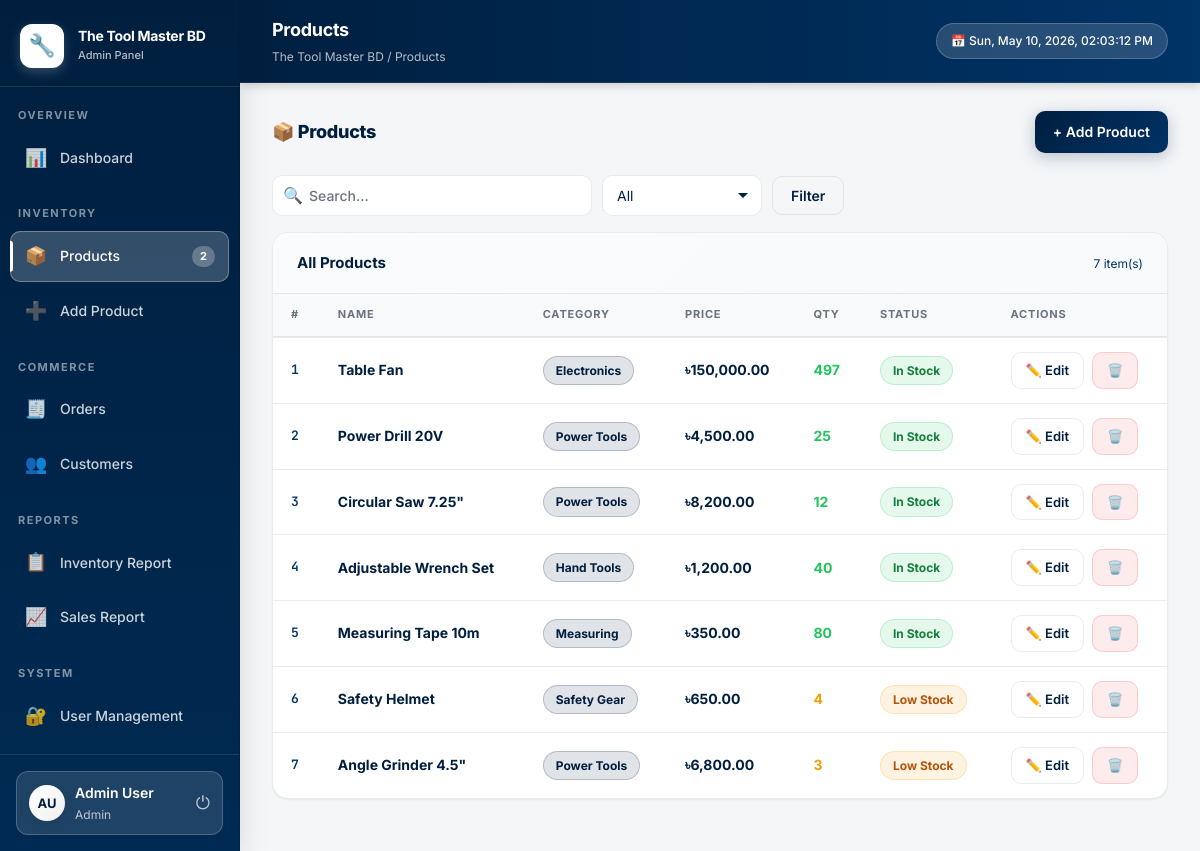
Page /products.php (signed in) on the earlier database version.
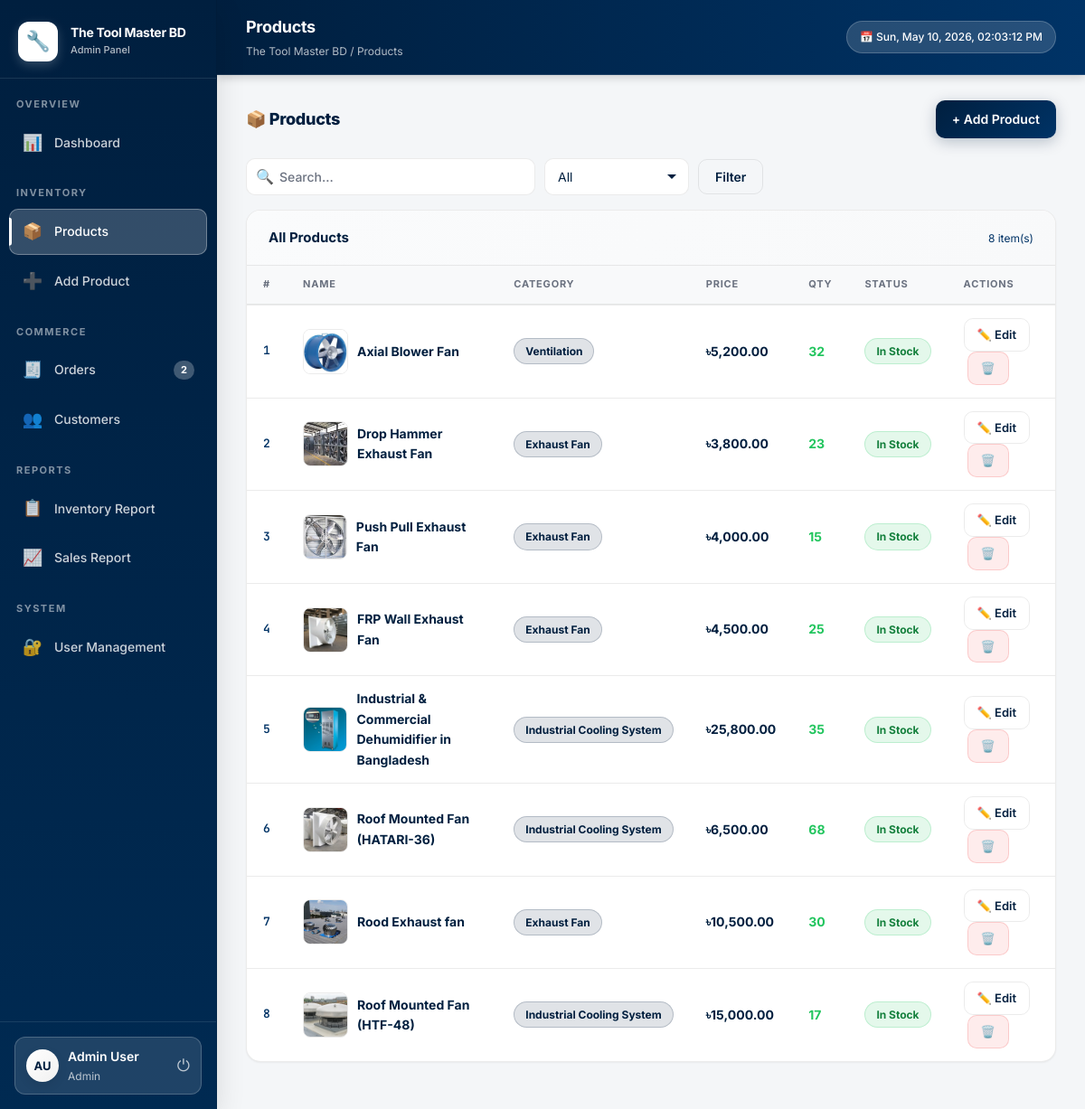
Same page on the later database version.
### tables this page shows
CREATE TABLE `products` (
  `id` int(11) NOT NULL,
  `name` varchar(200) NOT NULL,
  `category` varchar(100) DEFAULT NULL,
  `price` decimal(12,2) NOT NULL DEFAULT 0.00,
  `min_qty` int(11) NOT NULL DEFAULT 5,
  `supplier` varchar(150) DEFAULT NULL,
  `description` text DEFAULT NULL,
  `created_at` timestamp NOT NULL DEFAULT current_timestamp(),
  `image_url` varchar(255) DEFAULT NULL,
  `stock` int(11) DEFAULT 0,
  `quantity` int(11) DEFAULT 0
);

### products.php (the view, shortened to what this page needs)
<?php
$page_title='Products'; $active_nav='products';
require 'layout.php';
$search=trim($_GET['search']??''); $filter=$_GET['filter']??'all';
$where="WHERE 1=1"; $params=[]; $types="";
$stmt=$conn->prepare("SELECT * FROM products $where ORDER BY created_at DESC");
$stmt->execute(); $products=$stmt->get_result();
?>
<div class="page-header"><h2>📦 Products</h2><a href="add_product.php" class="btn btn-primary">+ Add Product</a></div>
<div class="search-row">
  <form method="GET" style="display:flex;gap:10px;flex:1;align-items:center">
    <div class="search-input-wrap"><span class="search-icon">🔍</span><input type="text" name="search" placeholder="Search…" value="<?=htmlspecialchars($search)?>"/></div>
    <select name="filter" style="width:160px">
      <option value="all" <?=$filter==='all'?'selected':''?>>All</option>
    </select>
    <button type="submit" class="btn btn-ghost">Filter</button>
  </form>
</div>
<div class="card">
  <div class="card-header"><h3>All Products</h3><span class="text-muted text-sm"><?=$products->num_rows?> item(s)</span></div>
  <div class="tbl-wrap"><table>
    <thead><tr><th>#</th><th>Name</th><th>Category</th><th>Price</th><th>Qty</th><th>Status</th><th>Actions</th></tr></thead>
    <tbody>
    <?php if($products->num_rows>0):$i=1; while($p=$products->fetch_assoc()):
      $st=$p['quantity']==0?['Out of Stock','b-red']:($p['quantity']<=$p['min_qty']?['Low Stock','b-amber']:['In Stock','b-green']);
    ?>
    <tr>
      <td class="td-id"><?=$i++?></td>
      <td>
        <div style="display:flex;align-items:center;gap:10px">
          <?php if($p['image_url']):?><img src="<?=htmlspecialchars($p['image_url'])?>" alt="<?=htmlspecialchars($p['name'])?>" style="width:50px;height:50px;object-fit:cover;border-radius:8px;border:1px solid var(--border);" /><?php endif;?>
          <strong><?=htmlspecialchars($p['name'])?></strong>
        </div>
      </td>
      <td><span class="badge b-orange"><?=htmlspecialchars($p['category']??'—')?></span></td>
      <td><strong>৳<?=number_format((float)$p['price'],2)?></strong></td>
      <td style="font-weight:700;color:<?=$p['quantity']==0?'var(--red)':($p['quantity']<=$p['min_qty']?'var(--amber)':'var(--green)')?>"><?=$p['quantity']?></td>
      <td><span class="badge <?=$st[1]?>"><?=$st[0]?></span></td>
      <td>
        <a href="products.php?edit=<?=$p['id']?>" class="btn btn-sm btn-ghost">✏️ Edit</a>
        <a href="products.php?delete=<?=$p['id']?>" class="btn btn-sm btn-danger" onclick="return confirm('Delete?')" style="margin-left:4px">🗑️</a>
      </td>
    </tr>
    <?php endwhile; else:?><tr><td colspan="7" class="empty-state"><div class="ei">📦</div>No products found</td></tr><?php endif;?>
    </tbody>
  </table></div>
</div>
  </div></div></div>
</body></html>

### layout.php (shortened to what this page needs)
<?php
require_once (isset($base_path) ? $base_path : '') . 'db.php';
$page_title = $page_title ?? 'Dashboard';
$active_nav = $active_nav ?? '';
$user_name  = $_SESSION['user_name'] ?? 'Admin';
$user_role  = $_SESSION['user_role'] ?? 'admin';
$parts    = explode(' ', trim($user_name));
$initials = strtoupper(substr($parts[0],0,1)) . (isset($parts[1]) ? strtoupper(substr($parts[1],0,1)) : '');
$low_stock      = (int)$conn->query("SELECT COUNT(*) AS c FROM products WHERE quantity <= min_qty")->fetch_assoc()['c'];
$pending_orders = (int)$conn->query("SELECT COUNT(*) AS c FROM orders WHERE status='pending'")->fetch_assoc()['c'];
?>
<!DOCTYPE html><html lang="en"><head>
<link rel="stylesheet" href="<?php echo isset($base_path) ? $base_path : ''; ?>includes/style.css"/>
</head><body>
<div class="layout">
  <aside class="sidebar">
    <div class="sidebar-logo">
      <div class="logo-icon">🔧</div>
      <div class="logo-text">
        <div class="company">The Tool Master BD</div>
        <div class="tagline"><?= $user_role === 'staff' ? 'Staff Panel' : 'Admin Panel' ?></div>
      </div>
    </div>
    <?php if ($user_role === 'admin'): ?>
    <div class="nav-section">Overview</div>
    <a href="<?php echo isset($base_path) ? $base_path : ''; ?>dashboard.php"
       class="nav-item <?= $active_nav==='dashboard' ?'active':'' ?>">
      <span class="nav-icon">📊</span> Dashboard
    </a>
    <?php endif; ?>
    <div class="nav-section">Inventory</div>
    <a href="<?php echo isset($base_path) ? $base_path : ''; ?>products.php"
       class="nav-item <?= $active_nav==='products' ?'active':'' ?>">
      <span class="nav-icon">📦</span> Products
      <?php if ($low_stock > 0): ?><span class="nav-badge"><?= $low_stock ?></span><?php endif; ?>
    </a>
    <?php if ($user_role === 'admin'): ?>
    <a href="<?php echo isset($base_path) ? $base_path : ''; ?>add_product.php"
       class="nav-item <?= $active_nav==='add_product' ?'active':'' ?>">
      <span class="nav-icon">➕</span> Add Product
    </a>
    <?php endif; ?>
    <div class="nav-section">Commerce</div>
    <a href="orders.php"
       class="nav-item <?= $active_nav==='orders' ?'active':'' ?>">
      <span class="nav-icon">🧾</span> Orders
      <?php if ($pending_orders > 0): ?><span class="nav-badge"><?= $pending_orders ?></span><?php endif; ?>
    </a>
    <?php if ($user_role === 'admin'): ?>
    <a href="<?php echo isset($base_path) ? $base_path : ''; ?>customers.php"
       class="nav-item <?= $active_nav==='customers' ?'active':'' ?>">
      <span class="nav-icon">👥</span> Customers
    </a>
    <?php endif; ?>
<?php if ($user_role === 'admin'): ?>
<div class="nav-section">Reports</div>
<a href="<?php echo isset($base_path) ? $base_path : ''; ?>inventory_report.php"
   class="nav-item <?= $active_nav==='inventory_report' ?'active':'' ?>">
  <span class="nav-icon">📋</span> Inventory Report
</a>
<a href="<?php echo isset($base_path) ? $base_path : ''; ?>sales_report.php"
   class="nav-item <?= $active_nav==='sales_report' ?'active':'' ?>">
  <span class="nav-icon">📈</span> Sales Report
</a>
<?php endif; ?>
<?php if ($user_role === 'admin'): ?>
<div class="nav-section">System</div>
    <a href="<?php echo isset($base_path) ? $base_path : ''; ?>users.php"
       class="nav-item <?= $active_nav==='users' ?'active':'' ?>">
      <span class="nav-icon">🔐</span> User Management
    </a>
    <?php endif; ?>
    <div class="sidebar-footer">
      <div class="user-chip">
        <div class="user-avatar"><?= htmlspecialchars($initials) ?></div>
        <div class="user-info">
          <div class="uname"><?= htmlspecialchars($user_name) ?></div>
          <div class="urole"><?= ucfirst(htmlspecialchars($user_role)) ?></div>
        </div>
        <a href="logout.php" class="logout-link" title="Sign out">⏻</a>
      </div>
    </div>
  </aside>
  <div class="main">
    <div class="topbar">
      <div>
        <h1><?= htmlspecialchars($page_title) ?></h1>
        <div class="sub">The Tool Master BD / <?= htmlspecialchars($page_title) ?></div>
      </div>
      <div class="topbar-right">
        <span class="date-chip" id="admin-date-chip">📅 <?= date('D, d M Y') ?></span>
      </div>
    </div>
    <div class="content">

### layout.php (style rules this page uses)
.topbar { background:linear-gradient(90deg,#001f3f,#003366) !important; }
.topbar h1 { color:#ffffff !important; }
.topbar .sub { color:rgba(255,255,255,0.7) !important; }
.date-chip { background:rgba(255,255,255,0.15) !important;color:#ffffff !important; }
.main { height:100vh;overflow-y:auto; }

Differences in the rows shown:
removed products: name "Table Fan", category "Electronics", price "150,000.00", quantity "497", quantity+min_qty "In Stock"
removed products: name "Power Drill 20V", category "Power Tools", price "4,500.00", quantity "25", quantity+min_qty "In Stock"
removed products: name "Circular Saw 7.25\"", category "Power Tools", price "8,200.00", quantity "12", quantity+min_qty "In Stock"
removed products: name "Adjustable Wrench Set", category "Hand Tools", price "1,200.00", quantity "40", quantity+min_qty "In Stock"
removed products: name "Measuring Tape 10m", category "Measuring", price "350.00", quantity "80", quantity+min_qty "In Stock"
removed products: name "Safety Helmet", category "Safety Gear", price "650.00", quantity "4", quantity+min_qty "Low Stock"
removed products: name "Angle Grinder 4.5\"", category "Power Tools", price "6,800.00", quantity "3", quantity+min_qty "Low Stock"
added products: image_url (picture), name "Axial Blower Fan", category "Ventilation", price "5,200.00", quantity "32", quantity+min_qty "In Stock"
added products: image_url (picture), name "Drop Hammer Exhaust Fan", category "Exhaust Fan", price "3,800.00", quantity "23", quantity+min_qty "In Stock"
added products: image_url (picture), name "Push Pull Exhaust Fan", category "Exhaust Fan", price "4,000.00", quantity "15", quantity+min_qty "In Stock"
added products: image_url (picture), name "FRP Wall Exhaust Fan", category "Exhaust Fan", price "4,500.00", quantity "25", quantity+min_qty "In Stock"
added products: image_url (picture), name "Industrial & Commercial Dehumidifier in Bangladesh", category "Industrial Cooling System", price "25,800.00", quantity "35", quantity+min_qty "In Stock"
added products: image_url (picture), name "Roof Mounted Fan (HATARI-36)", category "Industrial Cooling System", price "6,500.00", quantity "68", quantity+min_qty "In Stock"
added products: image_url (picture), name "Rood Exhaust fan", category "Exhaust Fan", price "10,500.00", quantity "30", quantity+min_qty "In Stock"
added products: image_url (picture), name "Roof Mounted Fan (HTF-48)", category "Industrial Cooling System", price "15,000.00", quantity "17", quantity+min_qty "In Stock"
Other differences:
$pending_orders: (not shown) → "2"
$products->num_rows: "7" → "8"
$low_stock: "2" → (not shown)
